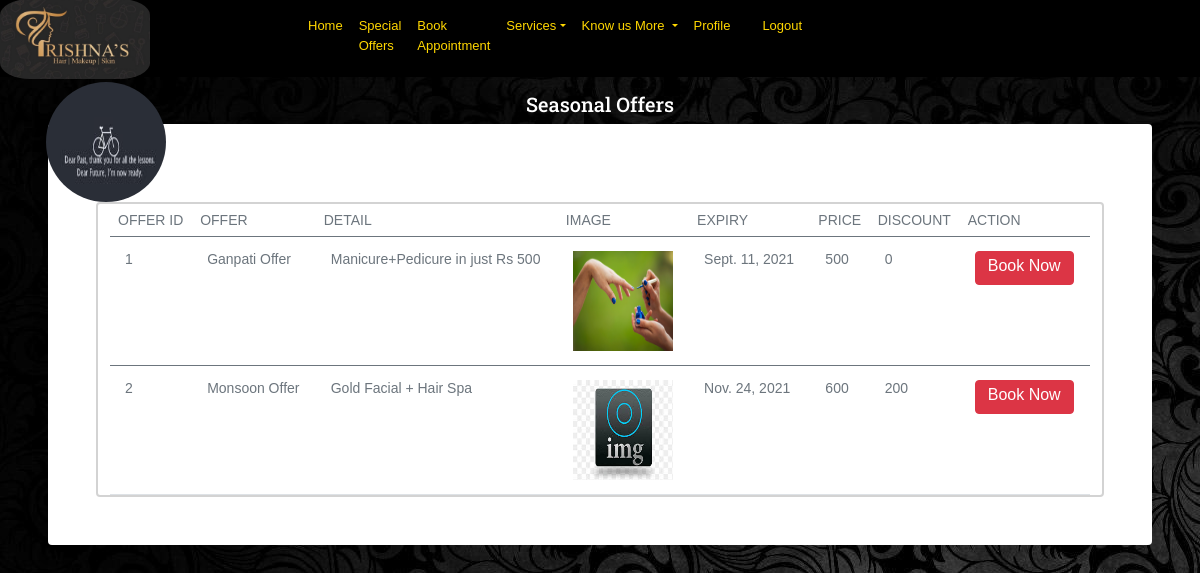
The page /getall_seasonaloffer/ (signed in) on the database its author committed.
### salon/models.py (models this page shows, shortened)
class seasonaloffers(models.Model):
    offercategory=models.CharField( default="Seasonal Offers",max_length=100,blank=True)
    offername=models.CharField(max_length=30)
    offerdetail=models.TextField(max_length=200,blank=True)
    offerimg=models.ImageField(default='default.jpg',upload_to='offer_pics')
    offerexp=models.DateField(default=datetime.date.today()+datetime.timedelta(days=60))
    price=models.IntegerField(blank=True)
    discount=models.IntegerField(blank=True)

### user/models.py (models this page shows, shortened)
class CustomUser(AbstractBaseUser):
    email = models.EmailField(verbose_name='email',blank=True)
    password=models.CharField(max_length=1000)
    name = models.CharField(max_length=30)
    mobile = models.CharField(max_length=60,unique=True)
    is_admin = models.BooleanField(default=False)
    is_staff = models.BooleanField(default=False)
    is_superuser =models.BooleanField(default=False)
    is_active = models.BooleanField(default=True)
    USERNAME_FIELD = 'mobile'
    REQUIRED_FIELD = []
    objects = CustomUserManager()

class UserProfile(models.Model):
    user=models.OneToOneField(CustomUser,on_delete=models.CASCADE,related_name='profile')
    address=models.TextField(blank=True)
    image=models.ImageField(default='default.jpg',upload_to='user_pics')
    dob = models.DateField(null=True,blank=True)

### salon/views.py (the view)
# urls.py: path('getall_seasonaloffer/',views.getall_seasonaloffer,name="getall_seasonaloffer"),
def getall_seasonaloffer(request):
    context={}
    print("hello in seasonaloffer")
    offerlist=seasonaloffers.objects.all()
    offerdata=seasonaloffers.objects.first()  # for getting name of offermodel in heading in template
    context['offerdata']=offerdata
    context['offerlist']=offerlist
    context['today']=datetime.date.today()
    return render(request,'salon/showoffers.html',context)

### salon/templates/salon/showoffers.html (shortened to what this page needs)
{% extends "salon/header.html" %}
{% block content %}
{% load static %}
<form method="POST" enctype="multipart/form-data" action="">
  {% if user %}
<section class="py-5 header">
    <div class="container-fluid py-5 px-5 newcontainer" >
        <header class="text-center mb-5 pb-5 text-white"></header>
{% if offerdata %}
<h4 class="font-italic text-center"style= "font-family: 'Roboto Slab', serif;font-size: 20px; color:#fff; margin-top:-100px;">{{offerdata.offercategory}}</h4>
{% endif %}
                    <div class="tab-pane fade shadow rounded bg-white show active  p-5">
                      {% if user.is_authenticated %}
                    <img  class="rounded-circle account-img" src="{{user.profile.image.url}}" style="margin-top:-90px; margin-left:-50px; width:120px;height:120px;">
                      {% else %}
                      <img  class="rounded-circle account-img" src="{% static 'salon/images/default.jpg' %}" style="margin-top:-90px; margin-left:-50px; width:120px;height:120px;">
                      {% endif %}
                      <div class="container">
                      <div class="row">
                        <div class="card" >
                          <div class="table-responsive" >
                          {% if offerlist %}
                          <table class="table text-muted">
                          <thead>
                            <tr>
                            <th>Offer ID</th>
                            <th>Offer</th>
                            <th>Detail</th>
                            <th>Image</th>
                            <th>Expiry</th>
                            <th>Price</th>
                            <th>Discount</th>
                            <th>Action</th>
                            </tr>
                            </thead>
                           {% for offer in offerlist %}
                            <tbody>
                                <tr>
                                <td>{{offer.id}}</td>
                                <td>{{offer.offername}}</td>
                                <td>{{offer.offerdetail}}</td>
                                <td><img src="{{offer.offerimg.url}}" width="100" height="100"></td>
                                <td>{{offer.offerexp}}</td>
                                <td>{{offer.price}}</td>
                                <td>{{offer.discount}}</td>
                                <td><a href="{{request.path}}{{offer.id}}" class= "btn btn-danger" value="Book Now" style="padding-top:2px;">Book Now</a></td >
                            {% endfor %}
                            </tr>
                          </tbody>
                          {% endif %}
                        </table>
                      </div>
                       </div>
                        </div>
                      </div>
                      </div>
                  </div>
</section>
</form>
   {% endif %}
 {% endblock content %}

### salon/templates/salon/header.html (shortened to what this page needs)
{% load static %}
<html>
<head>
<link href="https://cdn.jsdelivr.net/npm/bootstrap@5.1.0/dist/css/bootstrap.min.css" rel="stylesheet">
<link rel="stylesheet" href="https://cdnjs.cloudflare.com/ajax/libs/font-awesome/4.7.0/css/font-awesome.min.css">
<link href="https://use.fontawesome.com/releases/v5.8.1/css/all.css" rel="stylesheet">
<link href="{% static 'salon/css/styles.css' %}" rel="stylesheet" style type="text/css">
</head>
<nav class="navbar  fixed-top navbar-expand-lg navbar-light " style="background-color:black;">
<a href="/">
<img src="{% static 'salon/images/trishnabg.jpg' %}" width="150" height="80" style="margin-bottom:-10px;margin-top:-10px; border-radius: 20%;" alt="" id="logo-motion"> </a>
<div style="color:cyan;">
{% if messages or user.is_authenticated  %}
     <div class="align-left" style="margin-left:150px;" id="navbarNavDropdown ">
{% else %}
  <div class="collapse navbar-collapse justify-content-center px-1" style="margin-left: 100px;" id="navbarNavDropdown ">
{% endif %}
<ul class="navbar-nav " id="links">
      <li class="nav-item active">
        <a class="nav-link" href="/" >Home </a>
      </li>
      <li class="nav-item">
        <a class="nav-link" href="#pricing">Special Offers</a>
      </li>
      <li class="nav-item">
        <a class="nav-link" href="#bookappointment">Book Appointment</a>
      </li>
      <li class="nav-item dropdown" >
        <a class="nav-link dropdown-toggle" href="#" id="navbarDropdownMenuLink" data-bs-toggle="dropdown" aria-haspopup="true" aria-expanded="false">Services</a>
      </li>
      <li class="nav-item dropdown">
          <a class="nav-link dropdown-toggle" href="#" id="navbarDropdownMenuLink" data-bs-toggle="dropdown" aria-haspopup="true" aria-expanded="false">
          Know us More
          </a>
      </li>
      <li class="nav-item">
        <a class="nav-link" href="/profile">Profile</a>
      </li>
      <li class="nav-item">
        <a class="nav-link" style="color:#fff" href="/"></a>
      </li>
      {% if not user.is_authenticated %}
      <li class="nav-item">
        <a class="nav-link" href="/register">Register</a>
      </li>
      <li class="nav-item">
        <a class="nav-link" href="/login">Login</a>
      </li>
      {% elif user.is_authenticated %}
      <li class="nav-item">
        <a class="nav-link" href="/logout">Logout</a>
       </li>
      {% endif %}
    <div>
    </div>
  </ul>
  </div>
  </nav>
 <body>
{% block content %}{% endblock %}
</body>
</html>

### salon/static/salon/css/styles.css (style rules this page uses)
body { background-image: url('../images/blackbg.jpg'); font-family: Arial, Helvetica, sans-serif!important; }
#links a { font-size: 13px; color:gold; font-family: Arial, Helvetica, sans-serif!important; }
.card { border:2px solid LightGray; }
.table-responsive { display: block; width: 100%; overflow-x: auto; -webkit-overflow-scrolling: touch; -ms-overflow-style: -ms-autohiding-scrollbar }
.table { width: 100%; max-width: 100%; margin-bottom: 0rem; background-color: transparent }
.table thead th,thead th { border-top: 0; border-bottom-width: 1px; font-weight: 500; font-size: .875rem; text-transform: uppercase }
.table td { font-size: 0.875rem; padding: .875rem 0.9375rem }

### rows shown on the page
seasonaloffers: offercategory "Seasonal Offers", id "1", offername "Ganpati Offer", offerdetail "Manicure+Pedicure in just Rs 500", offerimg (picture), offerexp "Sept. 11, 2021", price "500", discount "0"
CustomUser: profile.image (picture)
seasonaloffers: id "2", offername "Monsoon Offer", offerdetail "Gold Facial + Hair Spa", offerimg (placeholder picture), offerexp "Nov. 24, 2021", price "600", discount "200"
